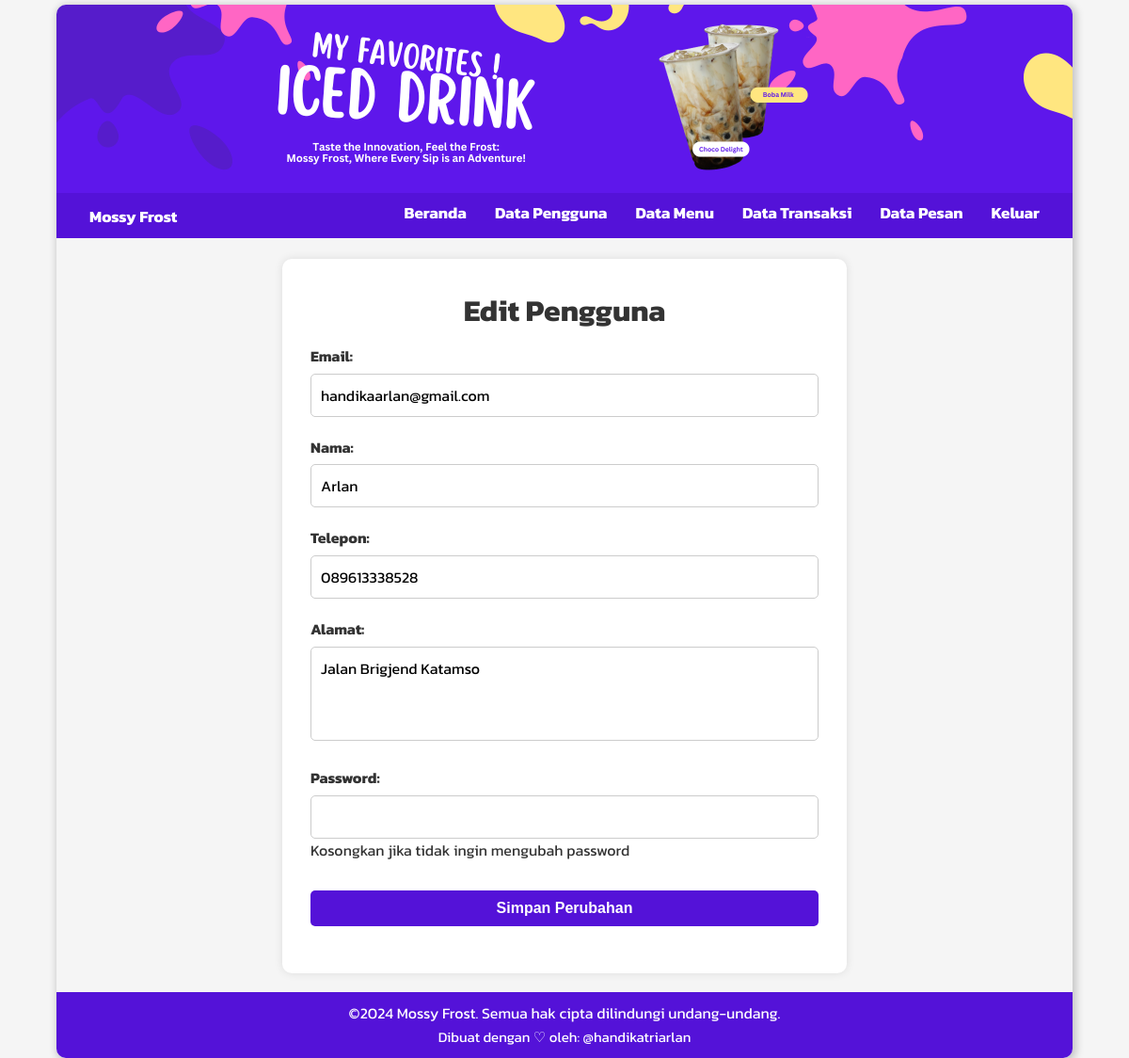
Page /data-user-edit.php?id=3 (signed in) on the committed database.
### tables this page shows
CREATE TABLE `users` (
  `id` int NOT NULL,
  `email` varchar(255) NOT NULL,
  `name` varchar(255) NOT NULL,
  `phone` varchar(20) NOT NULL,
  `address` text NOT NULL,
  `password` varchar(255) DEFAULT NULL,
  `role` enum('admin','user') DEFAULT 'user'
);

### data-user-edit.php (the view, shortened to what this page needs)
<?php
include "config/connection.php";
$userId = $_GET['id'];
$sql = "SELECT email, name, phone, address FROM users WHERE id = :id";
$stmt = $conn->prepare($sql);
$stmt->bindParam(':id', $userId);
$stmt->execute();
$user = $stmt->fetch(PDO::FETCH_ASSOC);
?>
<main>
    <div class="order-form">
        <h1 class="title">Edit Pengguna</h1>
        <form action="" method="POST">
            <div class="form-group">
                <label for="email" class="label">Email:</label>
                <input type="email" id="email" name="email" class="input" value="<?php echo htmlspecialchars($user['email']); ?>" required>
            </div>
            <div class="form-group">
                <label for="name" class="label">Nama:</label>
                <input type="text" id="name" name="name" class="input" value="<?php echo htmlspecialchars($user['name']); ?>" required>
            </div>
            <div class="form-group">
                <label for="phone" class="label">Telepon:</label>
                <input type="text" id="phone" name="phone" class="input" value="<?php echo htmlspecialchars($user['phone']); ?>" required>
            </div>
            <div class="form-group">
                <label for="address" class="label">Alamat:</label>
                <textarea id="address" name="address" class="input textarea" required><?php echo htmlspecialchars($user['address']); ?></textarea>
            </div>
            <div class="form-group">
                <label for="password" class="label">Password:</label>
                <input type="password" id="password" name="password" class="input">
                <span class="note">Kosongkan jika tidak ingin mengubah password</span>
            </div>
            <div class="form-group">
                <button type="submit" class="btn-submit">Simpan Perubahan</button>
            </div>
        </form>
    </div>
</main>
<?php
include "layouts/app.php";
?>

### assets/styles/style.css (style rules this page uses)
* { margin: 0; padding: 0; box-sizing: border-box; }
html, body { height: 100%; font-family: "Kanit", sans-serif; line-height: 1.6; background-color: #f5f5f5; color: #333; }
body { display: flex; flex-direction: column; }
main { padding: 20px; flex: 1; margin-top: 50px; }
.title { text-align: center; margin-bottom: 10px; }
.order-form { max-width: 600px; margin: 0 auto; background-color: #fff; padding: 30px; border-radius: 10px; box-shadow: 0 0 10px rgba(0, 0, 0, 0.1); }
.form-group { margin-bottom: 20px; }
.label { display: block; margin-bottom: 5px; font-weight: bold; color: #333; }
.input, .select, .textarea { width: 100%; padding: 10px; border: 1px solid #ccc; border-radius: 5px; font-size: 16px; font-family: "Kanit", sans-serif; }
.textarea { height: 100px; resize: none; }
.btn-submit { margin-top: 10px; width: 100%; padding: 10px; background-color: #5412d8; color: #fff; font-size: 16px; font-weight: 600; border: none; border-radius: 5px; cursor: pointer; transition: background-color 0.3s ease; }

### rows in the picture
users: email "handikaarlan@gmail.com", name "Arlan", phone "089613338528", address "Jalan Brigjend Katamso"
